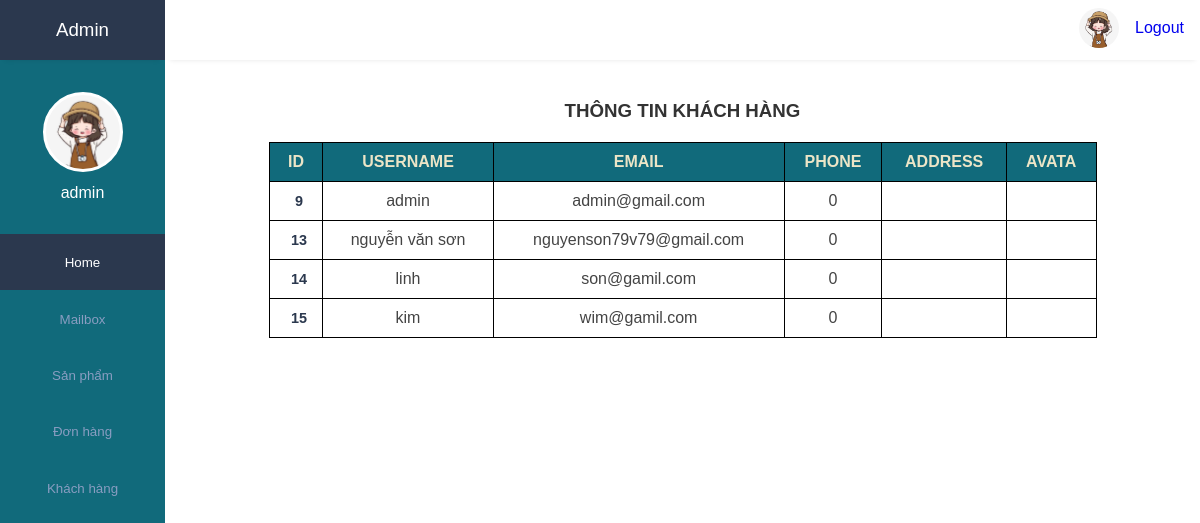
/admin/index.php?act=qltaikhoan (signed in), run on an earlier commit of the app's database.
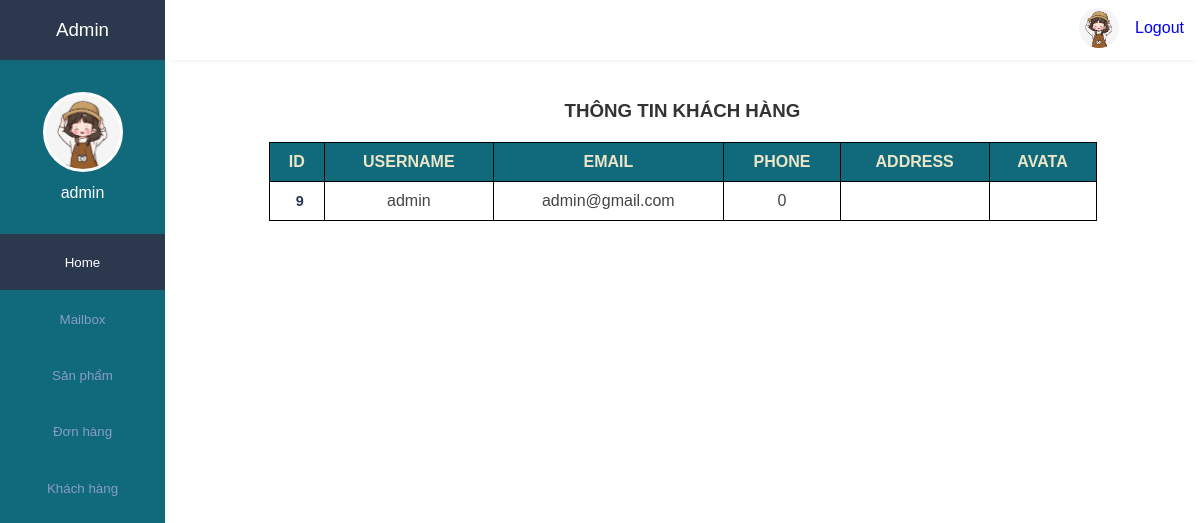
And on a later commit of the database.
### tables this page shows
CREATE TABLE `users` (
  `id` int(20) NOT NULL,
  `username` varchar(100) NOT NULL,
  `email` varchar(100) NOT NULL,
  `phone` int(10) NOT NULL,
  `address` varchar(50) NOT NULL,
  `password` varchar(100) NOT NULL,
  `user_type` varchar(20) NOT NULL DEFAULT 'user',
  `image` varchar(100) NOT NULL
);

### admin/view/qltaikhoan.php (the view, shortened to what this page needs)
<body>
    <div class="qltk1">
    <main class="qltk">
        <h3 align="center" >THÔNG TIN KHÁCH HÀNG</h3>
        <table align="center" cellpadding=0 cellspacing=0>
            <tr>
                <th>ID</th>
                <th>USERNAME</th>
                <th>EMAIL</th>
                <th>PHONE</th>
                <th>ADDRESS</th>
                <th>AVATA</th>
            </tr>
            <?php
                $conn = mysqli_connect("localhost","root","","dbtrangsuc");
                $sql = "SELECT * FROM users";
                $result=mysqli_query($conn,$sql);
                while($row=mysqli_fetch_assoc($result)){
                    $id = $row['id'];
                    $username = $row['username'];
                    $email = $row['email'];
                    $img = $row['image'];
                    $address = $row['address'];
                    $phone = $row['phone'];
            ?>
            <tr>
                <td><?php echo $id ?></td>
                <td><?php echo $username ?></td>
                <td><?php echo $email ?></td>
                <td><?php echo $phone?></td>
                <td><?php echo $address?></td>
                <td><?php echo $img ?></td>
            </tr>
            <?php } ?>
        </table>
    </main>
    </div>
</body>

What changed in the data, as far as the page shows it:
removed users: id "13", username "nguyễn văn sơn", email "nguyenson79v79@gmail.com", phone "0"
removed users: id "14", username "linh", email "son@gamil.com", phone "0"
removed users: id "15", username "kim", email "wim@gamil.com", phone "0"
